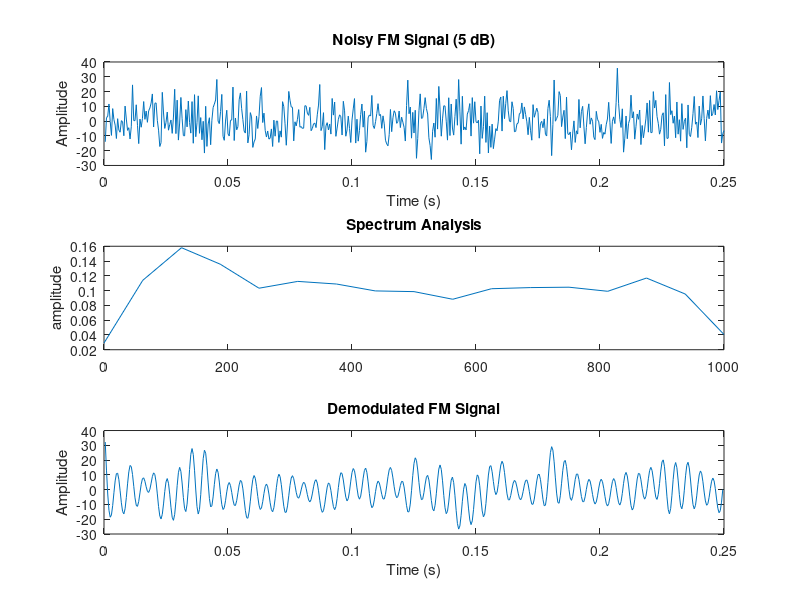

The MATLAB source for this figure:
fs = 2000;
fc = 200;
N = 500;
t = (1:N)/fs;
x = sin(2*pi*30*t) + 2*sin(2*pi*60*t);
fDev = 50;

y = fmmod(x, fc, fs, fDev);

noise = randn(1, N);

# 5 dB
db = 5;
scale = 10^(db/10) * (1/var(noise)) * 3.16;
z = y + (noise * scale);

% Noisy signal plot
figure;
subplot(3,1,1);
plot(t, z);
title('Noisy FM Signal (5 dB)');
xlabel('Time (s)');
ylabel('Amplitude');

% Spectrum analyzed signal plot
subplot(3,1,2);
pwelch(z, [], [], [], fs);
title('Spectrum Analysis');

% Demodulated signal plot
y_demod = fmdemod(z, fc, fs);
t_demod = (1:length(y_demod)) / fs;
subplot(3,1,3)
plot(t_demod, y_demod);
title('Demodulated FM Signal');
xlabel('Time (s)');
ylabel('Amplitude');
